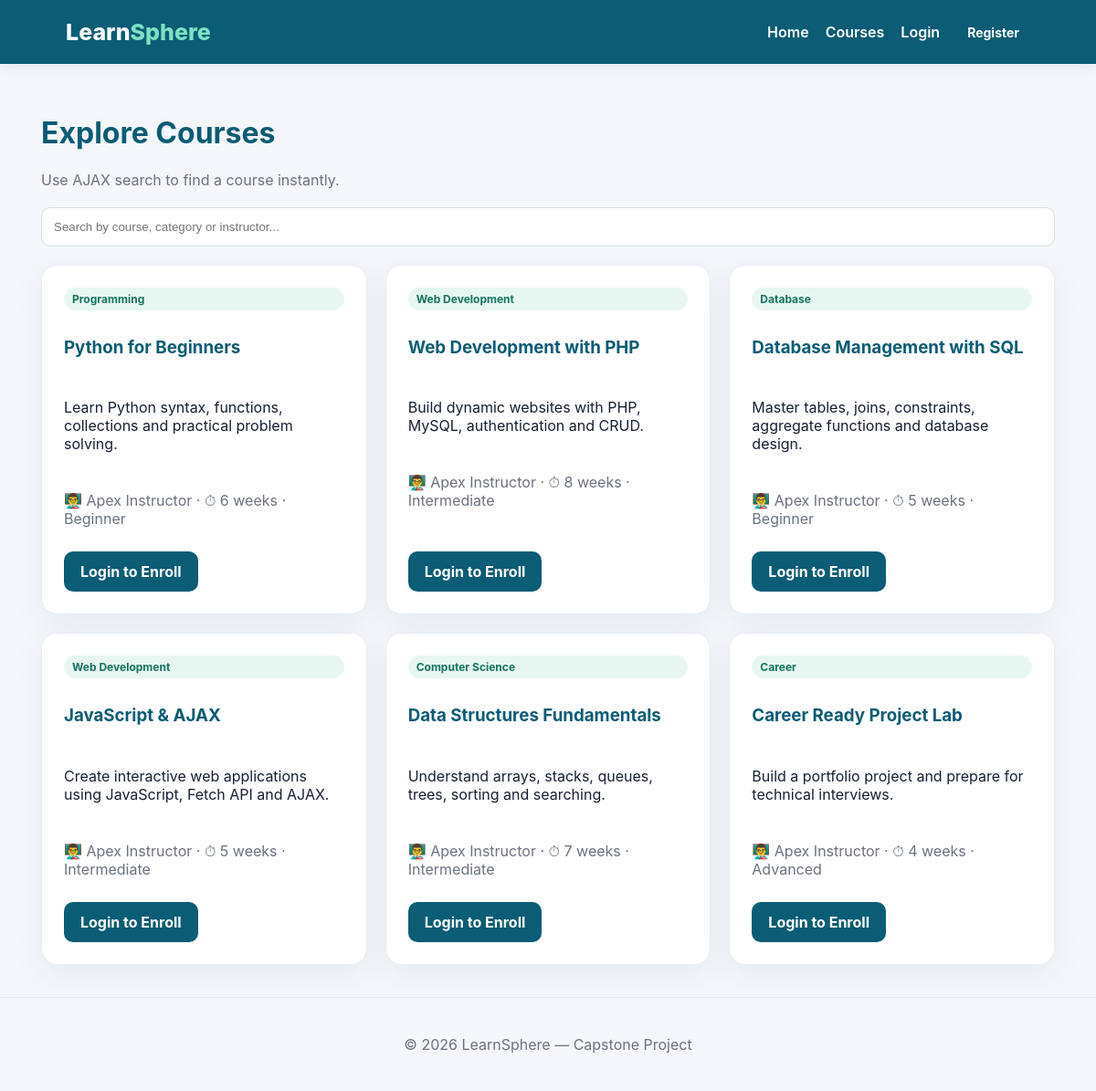
/courses.php, run on the app's committed database.
### tables this page shows
CREATE TABLE courses (
  id INT AUTO_INCREMENT PRIMARY KEY,
  title VARCHAR(180) NOT NULL,
  category VARCHAR(100) NOT NULL,
  description TEXT NOT NULL,
  instructor VARCHAR(120) NOT NULL,
  duration VARCHAR(50) DEFAULT '4 weeks',
  level ENUM('Beginner','Intermediate','Advanced') DEFAULT 'Beginner',
  created_at TIMESTAMP DEFAULT CURRENT_TIMESTAMP
);

### config/auth.php (called while the page is built, shortened)
<?php
function is_logged_in(): bool {
    return isset($_SESSION['user']);
}
?>

### courses.php (the view, shortened to what this page needs)
<?php
require_once __DIR__ . '/config/db.php';
$stmt = $pdo->query("SELECT * FROM courses ORDER BY created_at DESC");
$courses = $stmt->fetchAll();
require_once __DIR__ . '/includes/header.php';
?>
<h1>Explore Courses</h1>
<p class="muted">Use AJAX search to find a course instantly.</p>
<div class="searchbar"><input id="courseSearch" placeholder="Search by course, category or instructor..."></div>
<div id="courseResults" class="grid">
<?php foreach($courses as $c): ?>
<div class="card course-card">
<span class="tag"><?= htmlspecialchars($c['category']) ?></span>
<h3><?= htmlspecialchars($c['title']) ?></h3>
<p><?= htmlspecialchars($c['description']) ?></p>
<p class="muted">👨‍🏫 <?= htmlspecialchars($c['instructor']) ?> · ⏱ <?= htmlspecialchars($c['duration']) ?> · <?= htmlspecialchars($c['level']) ?></p>
<div class="bottom">
<?php if(is_logged_in()): ?><a class="btn" href="enroll.php?id=<?= $c['id'] ?>">Enroll</a>
<?php else: ?><a class="btn" href="login.php">Login to Enroll</a><?php endif; ?>
</div>
</div>
<?php endforeach; ?>
</div>
<?php require_once __DIR__ . '/includes/footer.php'; ?>

### includes/header.php (shortened to what this page needs)
<?php
require_once __DIR__ . '/../config/auth.php';
?>
<!doctype html>
<html lang="en">
<head>
<link rel="stylesheet" href="<?= BASE_URL ?>/assets/css/style.css">
</head>
<body>
<header class="topbar">
  <a class="brand" href="<?= BASE_URL ?>/index.php">Learn<span>Sphere</span></a>
  <nav>
    <a href="<?= BASE_URL ?>/index.php">Home</a>
    <a href="<?= BASE_URL ?>/courses.php">Courses</a>
    <?php if (is_logged_in()): ?>
      <a href="<?= BASE_URL ?>/dashboard.php">Dashboard</a>
      <?php if (($_SESSION['user']['role'] ?? '') === 'admin'): ?>
        <a href="<?= BASE_URL ?>/admin/index.php">Admin</a>
      <?php endif; ?>
      <a class="btn btn-small" href="<?= BASE_URL ?>/logout.php">Logout</a>
    <?php else: ?>
      <a href="<?= BASE_URL ?>/login.php">Login</a>
      <a class="btn btn-small" href="<?= BASE_URL ?>/register.php">Register</a>
    <?php endif; ?>
  </nav>
</header>
<main class="container">

### includes/footer.php (shortened to what this page needs)
</main>
<footer class="footer">
  <p>© <?= date('Y') ?> LearnSphere — Capstone Project</p>
</footer>
</body>
</html>

### assets/css/style.css (style rules this page uses)
* { box-sizing:border-box }
body { margin:0;font-family:Inter,Arial,sans-serif;background:#f5f7fb;color:#172033 }
.topbar { height:70px;background:#0b5c75;color:#fff;display:flex;align-items:center;justify-content:space-between;padding:0 6%;position:sticky;top:0;z-index:10;box-shadow:0 4px 16px #0001 }
.brand { font-size:25px;font-weight:800;color:#fff;text-decoration:none }
.brand span { color:#7de2c3 }
nav { display:flex;gap:18px;align-items:center }
nav a { color:#fff;text-decoration:none;font-weight:600 }
.container { max-width:1150px;margin:0 auto;padding:35px 20px;min-height:calc(100vh - 130px) }
.hero-card,.card { background:#fff;border-radius:18px;padding:24px;box-shadow:0 10px 35px #19324b12;border:1px solid #e9edf3 }
.btn { display:inline-block;background:#0b5c75;color:#fff!important;border:0;border-radius:10px;padding:12px 18px;text-decoration:none;cursor:pointer;font-weight:700 }
.btn-small { padding:8px 12px;font-size:14px }
.grid { display:grid;grid-template-columns:repeat(3,1fr);gap:20px }
h1,h2,h3 { color:#0b5c75 }
.muted { color:#6b7280 }
.tag { display:inline-block;padding:5px 9px;border-radius:20px;background:#e7f6f1;color:#16745d;font-size:12px;font-weight:700 }
.course-card { display:flex;flex-direction:column;gap:10px }
.course-card .bottom { margin-top:auto;display:flex;justify-content:space-between;align-items:center }
.searchbar { display:flex;gap:10px;margin:20px 0 }
.searchbar input { flex:1;padding:13px;border:1px solid #d6dce5;border-radius:10px }
.footer { text-align:center;padding:25px;color:#6b7280;border-top:1px solid #e7ebf0 }

### data on the page
courses: category "Programming", title "Python for Beginners", description "Learn Python syntax, functions, collections and practical problem solving.", instructor "Apex Instructor", duration "6 weeks", level "Beginner"
courses: category "Web Development", title "Web Development with PHP", description "Build dynamic websites with PHP, MySQL, authentication and CRUD.", instructor "Apex Instructor", duration "8 weeks", level "Intermediate"
courses: category "Database", title "Database Management with SQL", description "Master tables, joins, constraints, aggregate functions and database design.", instructor "Apex Instructor", duration "5 weeks", level "Beginner"
courses: category "Web Development", title "JavaScript & AJAX", description "Create interactive web applications using JavaScript, Fetch API and AJAX.", instructor "Apex Instructor", duration "5 weeks", level "Intermediate"
courses: category "Computer Science", title "Data Structures Fundamentals", description "Understand arrays, stacks, queues, trees, sorting and searching.", instructor "Apex Instructor", duration "7 weeks", level "Intermediate"
courses: category "Career", title "Career Ready Project Lab", description "Build a portfolio project and prepare for technical interviews.", instructor "Apex Instructor", duration "4 weeks", level "Advanced"
